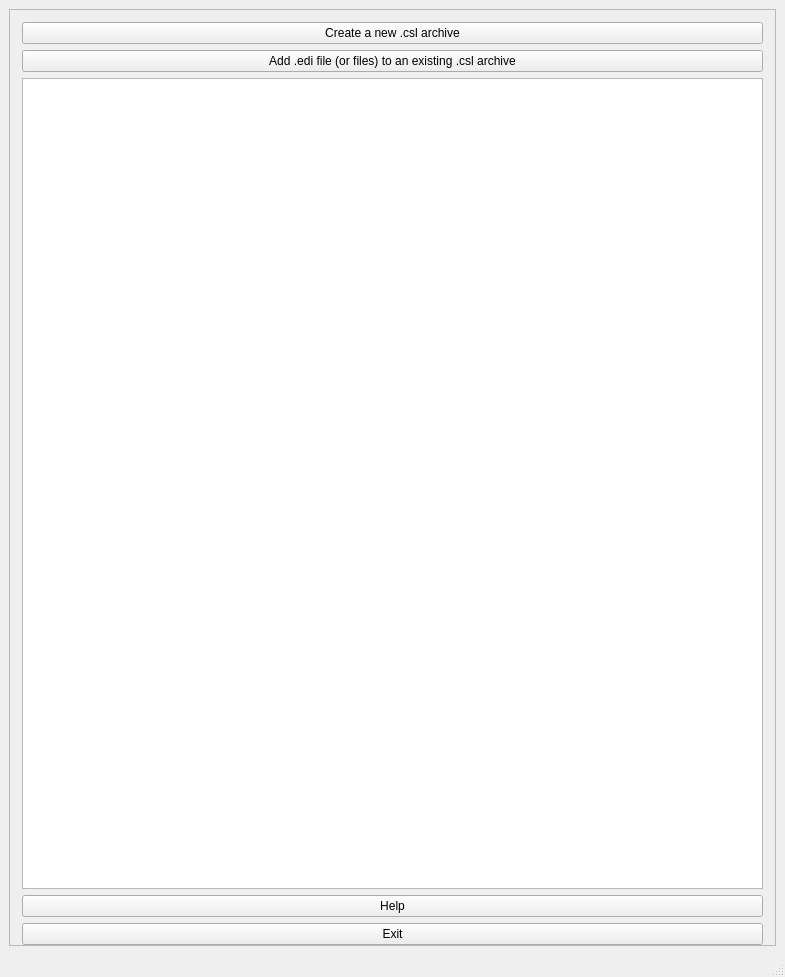
<?xml version="1.0" encoding="UTF-8"?>
<ui version="4.0">
 <class>MainWindow</class>
 <widget class="QMainWindow" name="MainWindow">
  <property name="geometry">
   <rect>
    <x>0</x>
    <y>0</y>
    <width>785</width>
    <height>977</height>
   </rect>
  </property>
  <property name="windowTitle">
   <string>MainWindow</string>
  </property>
  <widget class="QWidget" name="centralwidget">
   <layout class="QVBoxLayout" name="verticalLayout">
    <item>
     <widget class="QFrame" name="frame">
      <property name="frameShape">
       <enum>QFrame::StyledPanel</enum>
      </property>
      <property name="frameShadow">
       <enum>QFrame::Raised</enum>
      </property>
      <layout class="QVBoxLayout" name="verticalLayout_2">
       <property name="leftMargin">
        <number>12</number>
       </property>
       <property name="topMargin">
        <number>12</number>
       </property>
       <property name="rightMargin">
        <number>12</number>
       </property>
       <property name="bottomMargin">
        <number>0</number>
       </property>
       <item>
        <widget class="QPushButton" name="pushButtonCreate">
         <property name="text">
          <string>Create a new .csl archive</string>
         </property>
         <property name="autoDefault">
          <bool>true</bool>
         </property>
        </widget>
       </item>
       <item>
        <widget class="QPushButton" name="pushButtonAdd">
         <property name="text">
          <string>Add .edi file (or files) to an existing .csl archive</string>
         </property>
         <property name="autoDefault">
          <bool>true</bool>
         </property>
        </widget>
       </item>
       <item>
        <widget class="QTextEdit" name="textEdit"/>
       </item>
       <item>
        <widget class="QPushButton" name="pushButtonHelp">
         <property name="text">
          <string>Help</string>
         </property>
        </widget>
       </item>
       <item>
        <widget class="QPushButton" name="pushButtonExit">
         <property name="text">
          <string>Exit</string>
         </property>
        </widget>
       </item>
      </layout>
     </widget>
    </item>
   </layout>
  </widget>
  <widget class="QMenuBar" name="menubar">
   <property name="geometry">
    <rect>
     <x>0</x>
     <y>0</y>
     <width>785</width>
     <height>43</height>
    </rect>
   </property>
  </widget>
  <widget class="QStatusBar" name="statusbar"/>
 </widget>
 <resources/>
 <connections>
  <connection>
   <sender>pushButtonExit</sender>
   <signal>clicked()</signal>
   <receiver>MainWindow</receiver>
   <slot>close()</slot>
   <hints>
    <hint type="sourcelabel">
     <x>392</x>
     <y>868</y>
    </hint>
    <hint type="destinationlabel">
     <x>392</x>
     <y>488</y>
    </hint>
   </hints>
  </connection>
 </connections>
</ui>
